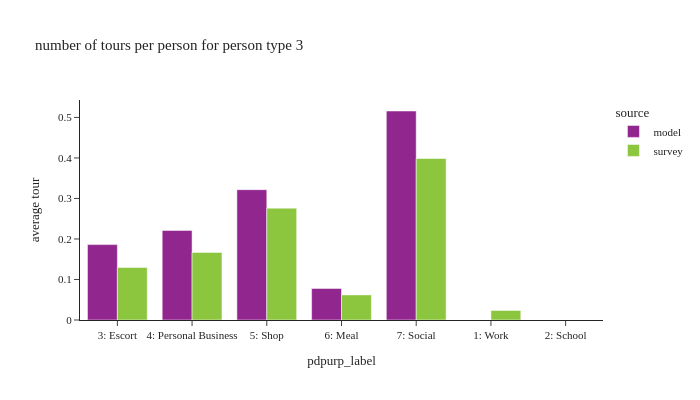

The code cell stored with this chart in its notebook:
### Code cell
plot_by_pptyp(df_tour, '3')

### Figure 1 — Plotly figure (JSON) as saved in the notebook; plotly's stock layout.template omitted (floating-point values rounded to 4 significant figures)
{"data": [{"alignmentgroup": "True", "hovertemplate": "source=model<br>pdpurp_label=%{x}<br>average tour=%{y}<extra></extra>", "legendgroup": "model", "marker": {"color": "#91268F", "pattern": {"shape": ""}}, "name": "model", "offsetgroup": "model", "orientation": "v", "showlegend": true, "textposition": "auto", "type": "bar", "x": ["3: Escort", "4: Personal Business", "5: Shop", "6: Meal", "7: Social"], "xaxis": "x", "y": [0.1861, 0.2211, 0.3217, 0.07781, 0.5159], "yaxis": "y"}, {"alignmentgroup": "True", "hovertemplate": "source=survey<br>pdpurp_label=%{x}<br>average tour=%{y}<extra></extra>", "legendgroup": "survey", "marker": {"color": "#8CC63E", "pattern": {"shape": ""}}, "name": "survey", "offsetgroup": "survey", "orientation": "v", "showlegend": true, "textposition": "auto", "type": "bar", "x": ["1: Work", "2: School", "3: Escort", "4: Personal Business", "5: Shop", "6: Meal", "7: Social"], "xaxis": "x", "y": [0.02349, 6.662e-05, 0.1297, 0.1669, 0.2761, 0.06195, 0.3987], "yaxis": "y"}], "layout": {"barmode": "group", "font": {"size": 11}, "height": 400, "legend": {"title": {"text": "source"}, "tracegroupgap": 0}, "title": {"text": "number of tours per person for person type 3"}, "width": 700, "xaxis": {"anchor": "y", "domain": [0.0, 1.0], "title": {"text": "pdpurp_label"}}, "yaxis": {"anchor": "x", "domain": [0.0, 1.0], "tickformat": ".2", "title": {"text": "average tour"}}}}
